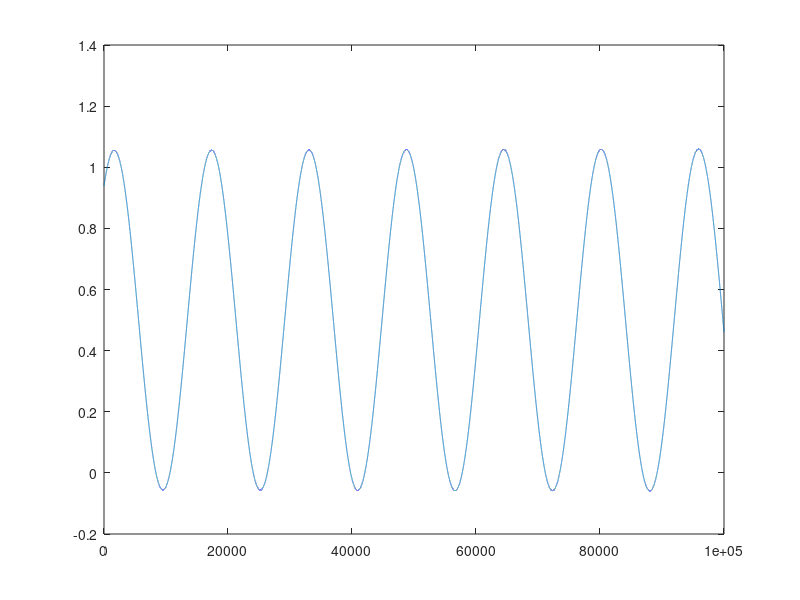

This figure's MATLAB source:
clear all

R1 = [1 -1; -1 1];
R2 = -R1;
ite = 100000;
a_rec = zeros(ite,1);
b_rec = zeros(ite,1);
ur = R1(1,1) -R1(1,2) -R1(2,1) +R1(2,2);
uc = R2(1,1) -R2(1,2) -R2(2,1) +R2(2,2);
a = rand(1,1); b = rand(1,1);
% %  a = 0.2; b = 0.8;
eta  = 0.0001;
% V1 = a*b*R1(1,1) +a*(1-b)*R1(1,2) +(1-a)*b*R1(2,1) +(1-a)*(1-b)*R1(2,2);
% V2 = a*b*R2(1,1) +a*(1-b)*R2(1,2) +(1-a)*b*R2(2,1) +(1-a)*(1-b)*R2(2,2);
for i = 1:ite

    if i > 1
    a = a_rec(i-1,1) +eta*(b_rec(i-1,1)*ur +R1(1,2) -R1(2,2));
    b = b_rec(i-1,1) +eta*(a_rec(i-1,1)*uc +R2(2,1) -R2(2,2));
    else
    a = a +eta*(b*ur +R1(1,2) -R1(2,2));
    b = b +eta*(a*uc +R2(2,1) -R2(2,2));
    end
%     eta = eta/1.1;
    a_rec(i,1) = a; b_rec(i,1) = b;
end

plot(1:ite,a_rec);